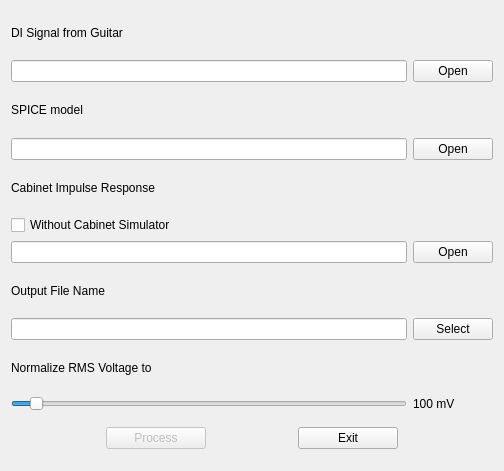
<?xml version="1.0" encoding="UTF-8"?>
<ui version="4.0">
 <class>MainWindow</class>
 <widget class="QWidget" name="MainWindow">
  <property name="geometry">
   <rect>
    <x>0</x>
    <y>0</y>
    <width>504</width>
    <height>471</height>
   </rect>
  </property>
  <property name="windowTitle">
   <string>spiceAmp</string>
  </property>
  <property name="windowIcon">
   <iconset resource="resource.qrc">
    <normaloff>:/icons/icons/logo.png</normaloff>:/icons/icons/logo.png</iconset>
  </property>
  <layout class="QGridLayout" name="gridLayout">
   <item row="3" column="1">
    <widget class="QPushButton" name="spiceButton">
     <property name="text">
      <string>Open</string>
     </property>
    </widget>
   </item>
   <item row="5" column="0" colspan="2">
    <widget class="QLabel" name="label_3">
     <property name="text">
      <string>Cabinet Impulse Response</string>
     </property>
    </widget>
   </item>
   <item row="10" column="0">
    <widget class="QLabel" name="label_4">
     <property name="text">
      <string>Normalize RMS Voltage to</string>
     </property>
    </widget>
   </item>
   <item row="1" column="1">
    <widget class="QPushButton" name="diButton">
     <property name="text">
      <string>Open</string>
     </property>
    </widget>
   </item>
   <item row="7" column="1">
    <widget class="QPushButton" name="IRButton">
     <property name="text">
      <string>Open</string>
     </property>
    </widget>
   </item>
   <item row="11" column="1">
    <widget class="QLabel" name="normalizeLabel">
     <property name="text">
      <string>100 mV</string>
     </property>
    </widget>
   </item>
   <item row="1" column="0">
    <widget class="QLineEdit" name="diFilenameEdit"/>
   </item>
   <item row="9" column="0">
    <widget class="QLineEdit" name="outputFilenameEdit"/>
   </item>
   <item row="0" column="0" colspan="2">
    <widget class="QLabel" name="label">
     <property name="text">
      <string>DI Signal from Guitar</string>
     </property>
    </widget>
   </item>
   <item row="7" column="0">
    <widget class="QLineEdit" name="IRFilenameEdit"/>
   </item>
   <item row="9" column="1">
    <widget class="QPushButton" name="outputButton">
     <property name="text">
      <string>Select</string>
     </property>
    </widget>
   </item>
   <item row="2" column="0">
    <widget class="QLabel" name="label_2">
     <property name="text">
      <string>SPICE model</string>
     </property>
    </widget>
   </item>
   <item row="12" column="0" colspan="2">
    <widget class="QWidget" name="widget" native="true">
     <layout class="QGridLayout" name="gridLayout_2">
      <item row="1" column="1">
       <widget class="QPushButton" name="exitButton">
        <property name="maximumSize">
         <size>
          <width>100</width>
          <height>16777215</height>
         </size>
        </property>
        <property name="text">
         <string>Exit</string>
        </property>
       </widget>
      </item>
      <item row="1" column="0">
       <widget class="QPushButton" name="processButton">
        <property name="enabled">
         <bool>false</bool>
        </property>
        <property name="maximumSize">
         <size>
          <width>100</width>
          <height>16777215</height>
         </size>
        </property>
        <property name="text">
         <string>Process</string>
        </property>
       </widget>
      </item>
     </layout>
    </widget>
   </item>
   <item row="3" column="0">
    <widget class="QLineEdit" name="spiceFilenameEdit"/>
   </item>
   <item row="11" column="0">
    <widget class="QSlider" name="normalizeSlider">
     <property name="minimum">
      <number>5</number>
     </property>
     <property name="maximum">
      <number>2000</number>
     </property>
     <property name="value">
      <number>100</number>
     </property>
     <property name="orientation">
      <enum>Qt::Horizontal</enum>
     </property>
    </widget>
   </item>
   <item row="8" column="0" colspan="2">
    <widget class="QLabel" name="label_5">
     <property name="text">
      <string>Output File Name</string>
     </property>
    </widget>
   </item>
   <item row="6" column="0">
    <widget class="QCheckBox" name="withoutCabinetCheckBox">
     <property name="text">
      <string>Without Cabinet Simulator</string>
     </property>
    </widget>
   </item>
  </layout>
 </widget>
 <resources>
  <include location="resource.qrc"/>
 </resources>
 <connections/>
</ui>
